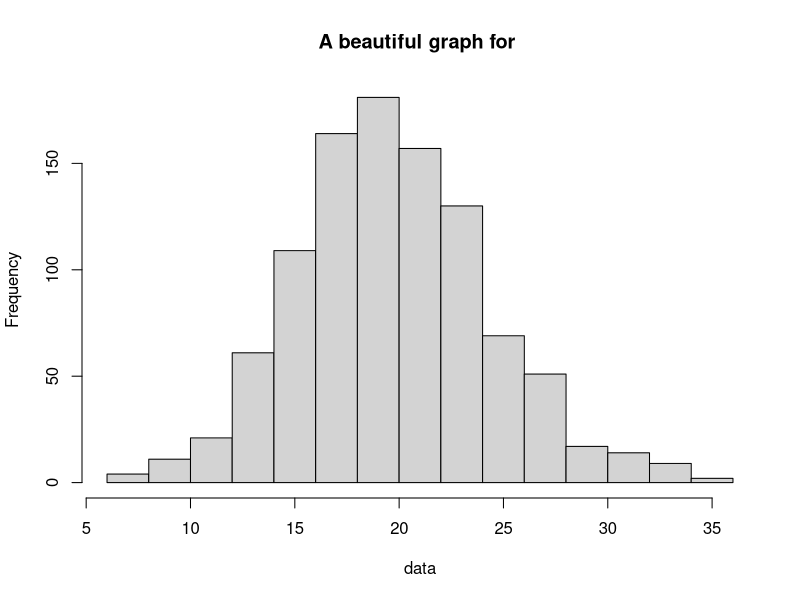

Reproduce this figure in R. (Note: this script raises an error after producing the figure.)

# Source this awesome script to do clever data science!
if(!require(here)) install.packages("here")
cat("Adding a new line at the top\n\n")
user_name = readline("Hello there! Please type your username and press Enter: ")

fav_num = sample(10:100, 1)
cat("Okay", user_name, "I'm going to guess your favourite number is...", fav_num, "!")
cat("\n\nSo, I'll make a beautiful graph of a Poisson distribution with lambda =", fav_num)

data = rpois(1000, fav_num)
hist(data, main = paste0("A beautiful graph for ", user_name))

cat("\n\nLet me save this beautiful graph and the data behind it...")

filename = paste0("data_",user_name,"_",format(Sys.time(), "%Hh%M"),".rds")
saveRDS(data, here::here("data", filename))

graphname = paste0("graph_",user_name,"_",format(Sys.time(), "%Hh%M"),".png")
png(here::here("figures", graphname))
hist(data, main = paste0("A beautiful graph for ", user_name))
dev.off()

cat("\n\nDone! Don't forget to commit the changes ;)")

cat("Adding a line at the bottom\n")
